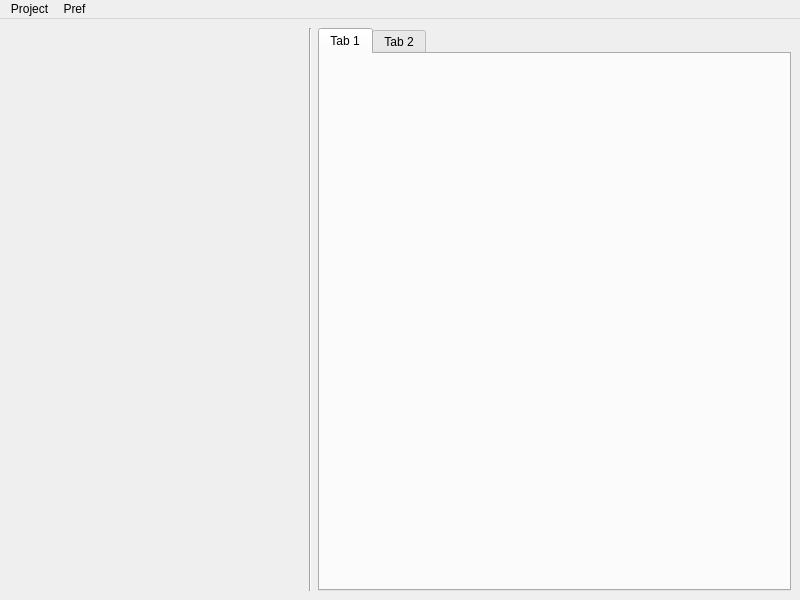
<?xml version="1.0" encoding="UTF-8"?>
<ui version="4.0">
 <class>mwProdManager</class>
 <widget class="QMainWindow" name="mwProdManager">
  <property name="geometry">
   <rect>
    <x>0</x>
    <y>0</y>
    <width>800</width>
    <height>600</height>
   </rect>
  </property>
  <property name="windowTitle">
   <string>ProdManager</string>
  </property>
  <widget class="QWidget" name="centralwidget">
   <layout class="QGridLayout" name="gridLayout">
    <item row="0" column="0">
     <layout class="QHBoxLayout" name="horizontalLayout">
      <item>
       <layout class="QVBoxLayout" name="verticalLayout">
        <item>
         <spacer name="horizontalSpacer">
          <property name="orientation">
           <enum>Qt::Horizontal</enum>
          </property>
          <property name="sizeType">
           <enum>QSizePolicy::Fixed</enum>
          </property>
          <property name="sizeHint" stdset="0">
           <size>
            <width>300</width>
            <height>20</height>
           </size>
          </property>
         </spacer>
        </item>
       </layout>
      </item>
      <item>
       <widget class="Line" name="line">
        <property name="orientation">
         <enum>Qt::Vertical</enum>
        </property>
       </widget>
      </item>
      <item>
       <widget class="QTabWidget" name="tabWidget">
        <widget class="QWidget" name="tab">
         <attribute name="title">
          <string>Tab 1</string>
         </attribute>
        </widget>
        <widget class="QWidget" name="tab_2">
         <attribute name="title">
          <string>Tab 2</string>
         </attribute>
        </widget>
       </widget>
      </item>
     </layout>
    </item>
   </layout>
  </widget>
  <widget class="QMenuBar" name="menubar">
   <property name="geometry">
    <rect>
     <x>0</x>
     <y>0</y>
     <width>800</width>
     <height>21</height>
    </rect>
   </property>
   <widget class="QMenu" name="mProject">
    <property name="title">
     <string>Project</string>
    </property>
    <addaction name="miNewProject"/>
    <addaction name="miLoadProject"/>
    <addaction name="separator"/>
    <addaction name="miEditProject"/>
   </widget>
   <widget class="QMenu" name="mPref">
    <property name="title">
     <string>Pref</string>
    </property>
    <addaction name="miUserPref"/>
    <addaction name="separator"/>
    <addaction name="miToolSettings"/>
   </widget>
   <addaction name="mProject"/>
   <addaction name="mPref"/>
  </widget>
  <action name="miNewProject">
   <property name="text">
    <string>New Project</string>
   </property>
  </action>
  <action name="miLoadProject">
   <property name="text">
    <string>Load Project</string>
   </property>
  </action>
  <action name="miEditProject">
   <property name="text">
    <string>Edit Project</string>
   </property>
  </action>
  <action name="miUserPref">
   <property name="text">
    <string>User Pref</string>
   </property>
  </action>
  <action name="miToolSettings">
   <property name="text">
    <string>Tool Settings</string>
   </property>
  </action>
 </widget>
 <resources/>
 <connections/>
</ui>
